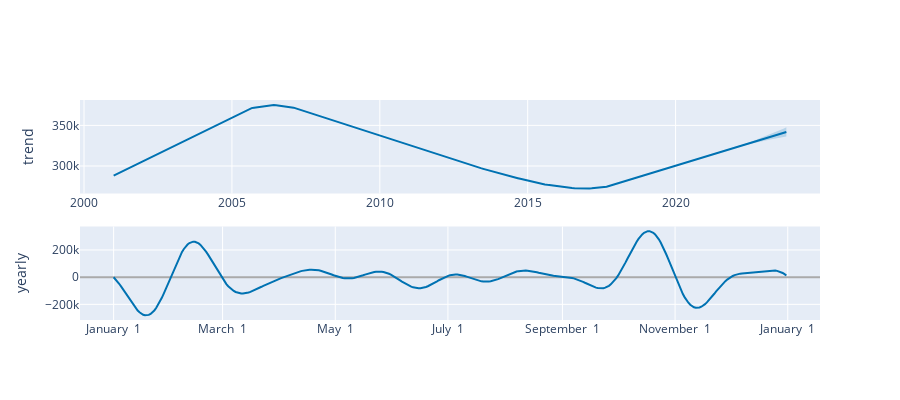

Notebook source saved alongside this figure:
### Markdown cell above
## Plotting the trend and yearly data

### Code cell
plot_components_plotly(m, forecast)

### Figure 1 — Plotly figure (JSON) as saved in the notebook; plotly's stock layout.template omitted (floating-point values rounded to 4 significant figures; data arrays with more than 128 entries replaced by an {"elided": "..."} marker saying what was removed)
{"data": [{"line": {"color": "#0072B2", "width": 2}, "mode": "lines", "name": "trend", "type": "scatter", "x": {"elided": "274 str values"}, "xaxis": "x", "y": {"elided": "274 float values"}, "yaxis": "y"}, {"line": {"color": "rgba(0, 114, 178, 0.2)", "width": 0}, "mode": "lines", "name": "trend_upper", "type": "scatter", "x": {"elided": "274 str values"}, "xaxis": "x", "y": {"elided": "274 float values"}, "yaxis": "y"}, {"fill": "tonexty", "fillcolor": "rgba(0, 114, 178, 0.2)", "line": {"color": "rgba(0, 114, 178, 0.2)", "width": 0}, "mode": "lines", "name": "trend_lower", "type": "scatter", "x": {"elided": "274 str values"}, "xaxis": "x", "y": {"elided": "274 float values"}, "yaxis": "y"}, {"line": {"color": "#0072B2", "width": 2}, "mode": "lines", "name": "yearly", "type": "scatter", "x": {"elided": "365 str values"}, "xaxis": "x2", "y": {"elided": "365 float values"}, "yaxis": "y2"}], "layout": {"height": 400, "showlegend": false, "width": 900, "xaxis": {"anchor": "y", "domain": [0, 1], "range": ["1999-11-12T15:36:00", "2024-11-18T08:24:00"], "type": "date"}, "xaxis2": {"anchor": "y2", "domain": [0, 1], "range": ["2016-12-13T18:54:02.958904115", "2018-01-18T11:04:57.863013581"], "tickformat": "%B %e", "type": "date"}, "yaxis": {"anchor": "x", "domain": [0.575, 1], "rangemode": "normal", "title": {"text": "trend"}, "zerolinecolor": "#AAA"}, "yaxis2": {"anchor": "x2", "domain": [0, 0.425], "title": {"text": "yearly"}, "zerolinecolor": "#AAA"}}}
